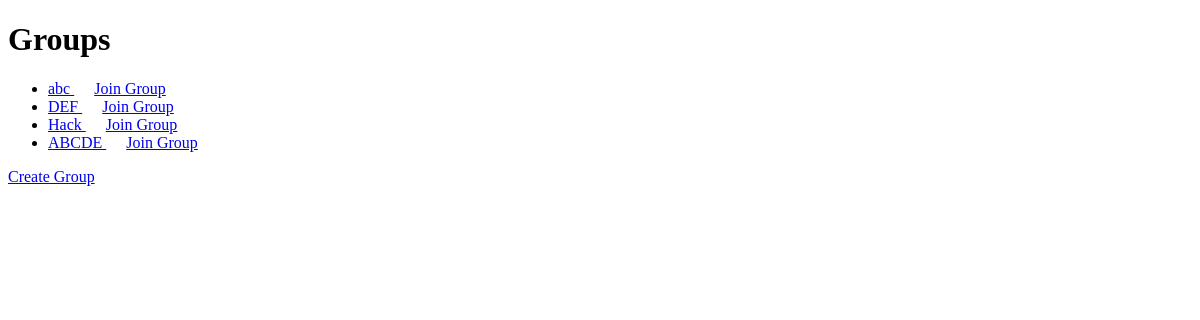
Page /groups/ (signed in) on the earlier database version.
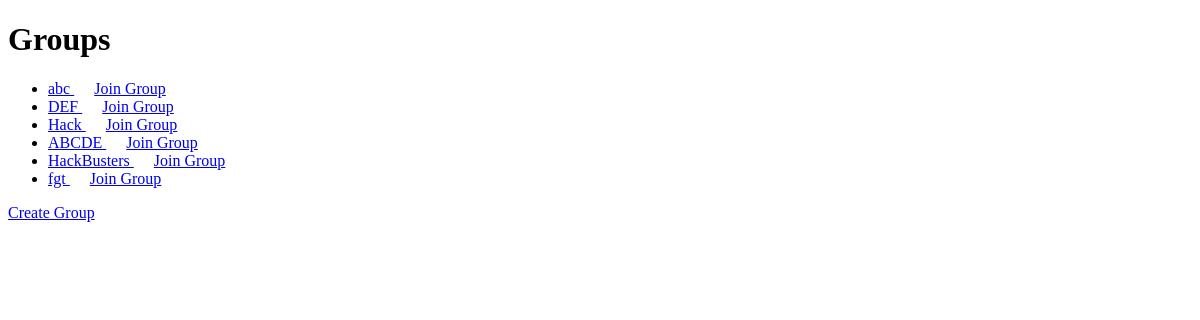
Same page on the later database version.
### groups/models.py (models this page shows, shortened)
class Group(models.Model):
    name = models.CharField(max_length=100)
    creator = models.ForeignKey(CustomUser, on_delete=models.CASCADE,
                                related_name='created_groups')
    members = models.ManyToManyField(CustomUser, related_name='member_groups')

### groups/views.py (the view)
# urls.py: path('', views.group_list, name='group_list'),
@login_required
def group_list(request):
    groups = Group.objects.filter(members=request.user)
    return render(request, 'groups/group_list.html', {'groups': groups})

### groups/templates/groups/group_list.html (shortened to what this page needs)
{% extends "groups/base_generic.html" %}
{% block content %}
  <h1>Groups</h1>
  <ul>
    {% for group in groups %}
      <li>
        <a href="{% url 'expenses:expense_list' group.id %}">{{ group.name }}  </a>
        <a href="join/{{ group.id }}">Join Group </a>
        <br>
      </li>
    {% endfor %}
  </ul>
  <a href="{% url 'groups:create_group' %}">Create Group</a>
{% endblock %}

### groups/templates/groups/base_generic.html (shortened to what this page needs)
<!DOCTYPE html>
<html lang="en">
<head>
</head>
<body>
    <div id="content" class="container">
        {% block content %}
        {% endblock %}
    </div>
</body>
</html>

Differences in the rows shown:
added Group: name "HackBusters"
added Group: name "fgt"
